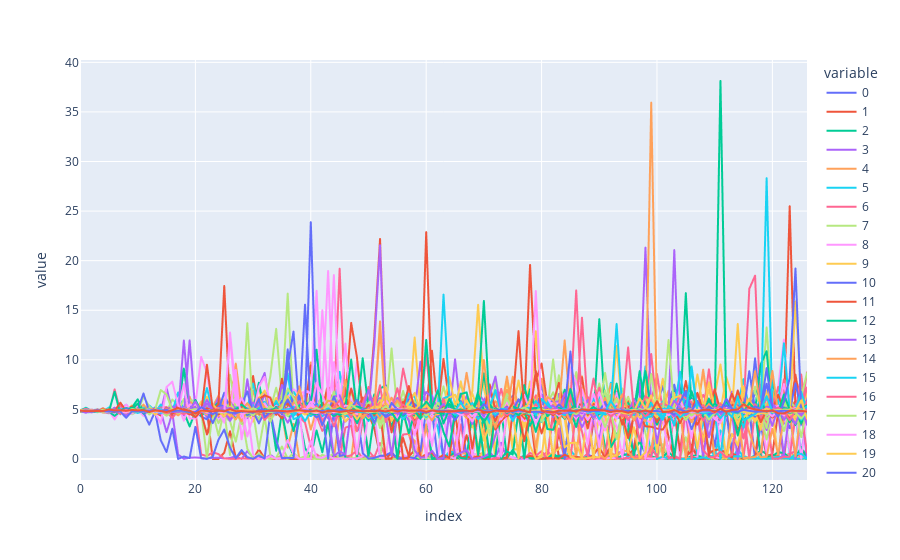

The code cell stored with this chart in its notebook:
### Code cell
px.line(log_probs.T.cpu().detach())
